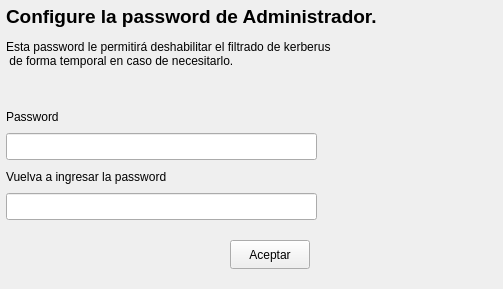
<?xml version="1.0" encoding="UTF-8"?>
<ui version="4.0">
 <class>Form</class>
 <widget class="QWidget" name="Form">
  <property name="geometry">
   <rect>
    <x>0</x>
    <y>0</y>
    <width>503</width>
    <height>289</height>
   </rect>
  </property>
  <property name="sizePolicy">
   <sizepolicy hsizetype="Fixed" vsizetype="Fixed">
    <horstretch>0</horstretch>
    <verstretch>0</verstretch>
   </sizepolicy>
  </property>
  <property name="windowTitle">
   <string>Password de administrador</string>
  </property>
  <widget class="QLabel" name="label">
   <property name="geometry">
    <rect>
     <x>6</x>
     <y>6</y>
     <width>471</width>
     <height>21</height>
    </rect>
   </property>
   <property name="font">
    <font>
     <pointsize>14</pointsize>
     <weight>75</weight>
     <bold>true</bold>
    </font>
   </property>
   <property name="text">
    <string>Configure la password de Administrador.</string>
   </property>
  </widget>
  <widget class="QLabel" name="label_2">
   <property name="geometry">
    <rect>
     <x>6</x>
     <y>33</y>
     <width>479</width>
     <height>41</height>
    </rect>
   </property>
   <property name="text">
    <string>Esta password le permitirá deshabilitar el filtrado de kerberus 
 de forma temporal en caso de necesitarlo.</string>
   </property>
  </widget>
  <widget class="QLabel" name="label_3">
   <property name="geometry">
    <rect>
     <x>6</x>
     <y>106</y>
     <width>75</width>
     <height>21</height>
    </rect>
   </property>
   <property name="text">
    <string>Password</string>
   </property>
   <property name="buddy">
    <cstring>password1</cstring>
   </property>
  </widget>
  <widget class="QLineEdit" name="password1">
   <property name="geometry">
    <rect>
     <x>6</x>
     <y>133</y>
     <width>311</width>
     <height>27</height>
    </rect>
   </property>
   <property name="echoMode">
    <enum>QLineEdit::Password</enum>
   </property>
  </widget>
  <widget class="QLabel" name="label_4">
   <property name="geometry">
    <rect>
     <x>6</x>
     <y>166</y>
     <width>230</width>
     <height>21</height>
    </rect>
   </property>
   <property name="text">
    <string>Vuelva a ingresar la password</string>
   </property>
   <property name="buddy">
    <cstring>password2</cstring>
   </property>
  </widget>
  <widget class="QLineEdit" name="password2">
   <property name="geometry">
    <rect>
     <x>6</x>
     <y>193</y>
     <width>311</width>
     <height>27</height>
    </rect>
   </property>
   <property name="echoMode">
    <enum>QLineEdit::Password</enum>
   </property>
  </widget>
  <widget class="QPushButton" name="boton">
   <property name="geometry">
    <rect>
     <x>230</x>
     <y>240</y>
     <width>80</width>
     <height>29</height>
    </rect>
   </property>
   <property name="text">
    <string>Aceptar</string>
   </property>
  </widget>
 </widget>
 <tabstops>
  <tabstop>password1</tabstop>
  <tabstop>password2</tabstop>
  <tabstop>boton</tabstop>
 </tabstops>
 <resources/>
 <connections/>
</ui>
